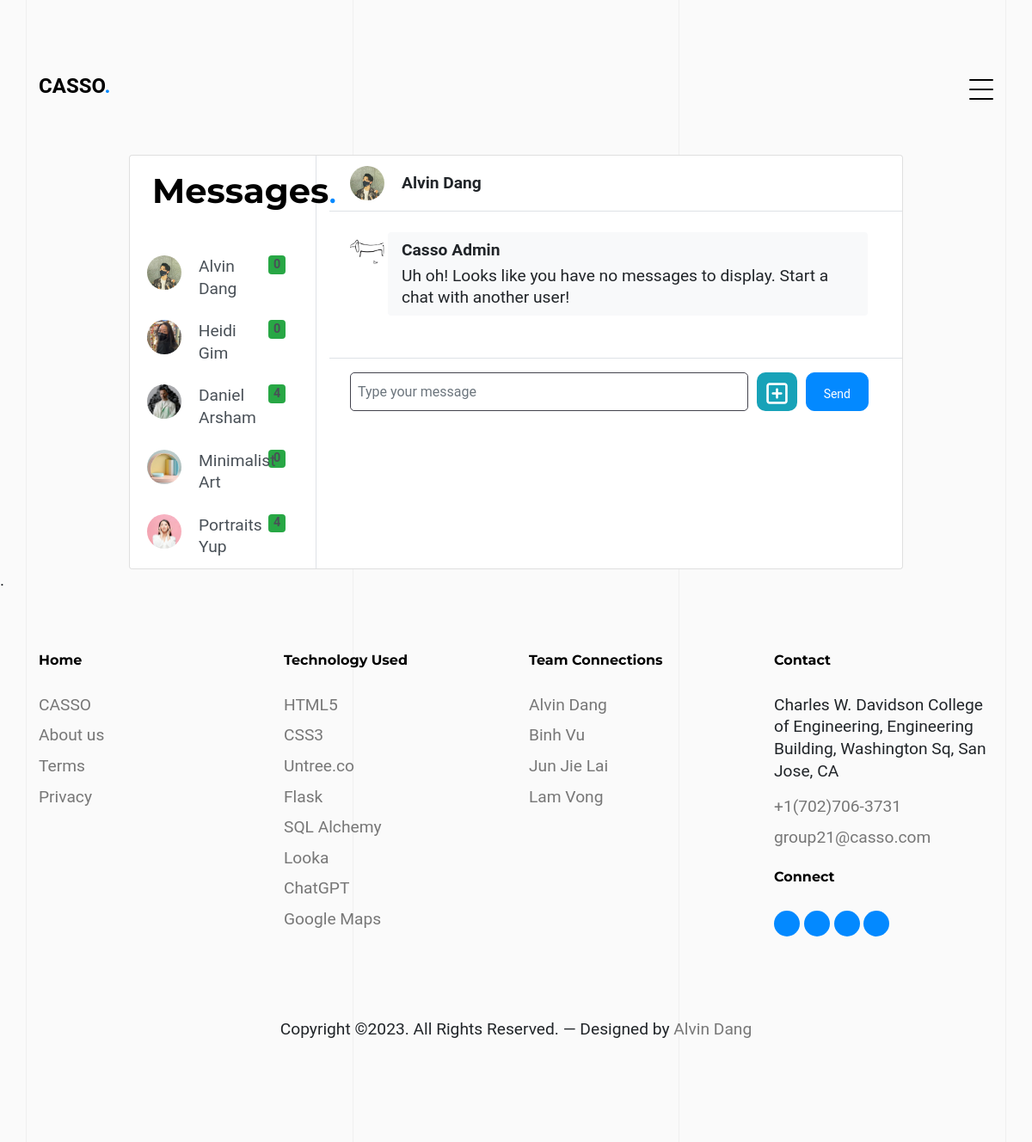
/chat/1 (signed in), run on the app's committed database.
### app/models.py (models this page shows, shortened)
class ChatSession(db.Model):
    id = db.Column(db.Integer, primary_key=True)
    user1_id = db.Column(db.Integer, db.ForeignKey('user.id'), nullable=False)
    user2_id = db.Column(db.Integer, db.ForeignKey('user.id'), nullable=False)
    created_at = db.Column(db.TIMESTAMP, default=db.func.current_timestamp())
    messages = db.relationship('Message', back_populates='chat_session', lazy='dynamic', cascade='all, delete-orphan')

class User(UserMixin, db.Model):
    id = db.Column(db.Integer, primary_key=True)
    full_name = db.Column(db.String(80), nullable=False)
    username = db.Column(db.String(80), unique=True, nullable=False)
    email = db.Column(EmailType, unique=True, nullable=False)
    password = db.Column(db.String(60), nullable=False)
    biography = db.Column(db.String(255))
    profile_picture = db.Column(db.String(255), default='default.jpg')
    def get(user_id):
        return User.query.get(int(user_id))
    posts = db.relationship('Post', backref='user', lazy=True, cascade='all, delete-orphan')
    commission_requests_sent = db.relationship('CommissionRequest',
        foreign_keys='CommissionRequest.sender_id',
        back_populates='sender',
        lazy='dynamic',
        cascade='all, delete-orphan')
    commission_requests_received = db.relationship('CommissionRequest',
        foreign_keys='CommissionRequest.receiver_id',
        back_populates='receiver',
        lazy='dynamic',
        cascade='all, delete-orphan')
    payments_sent = db.relationship('Payment',
        foreign_keys='Payment.payer_id',
        back_populates='payer',
        lazy='dynamic',
        cascade='all, delete-orphan')
    payments_received = db.relationship('Payment',
        foreign_keys='Payment.payee_id',
        back_populates='payee',
        lazy='dynamic',
        cascade='all, delete-orphan')
    messages_sent = db.relationship('Message',
        foreign_keys='Message.sender_id',
        backref='sent_messages',
        lazy='dynamic',
        overlaps="sent_messages",
        cascade='all, delete-orphan')
    messages_received = db.relationship('Message',
        foreign_keys='Message.receiver_id',
        backref='received_messages',
        lazy='dynamic',
        overlaps="received_messages",
        cascade='all, delete-orphan')
    chat_sessions_as_user1 = db.relationship('ChatSession',
        foreign_keys='ChatSession.user1_id',
        backref='user1',
        lazy='dynamic',
        cascade='all, delete-orphan')
    chat_sessions_as_user2 = db.relationship('ChatSession',
        foreign_keys='ChatSession.user2_id',
        backref='user2',
        lazy='dynamic',
        cascade='all, delete-orphan')
    followers = db.relationship('Follow', foreign_keys='Follow.followed_id',
        backref='followed',
        lazy='dynamic',
        cascade='all, delete-orphan')
    following = db.relationship('Follow', foreign_keys='Follow.follower_id',
        backref='follower',
        lazy='dynamic',
        cascade='all, delete-orphan')

### app/routes.py (the view, shortened to what this page needs)
@bp.route('/chat/<int:chat_session_id>', methods=['GET', 'POST'])
@login_required
def chat_session(chat_session_id):
    curr_chat_session = ChatSession.query.get_or_404(chat_session_id)
    user_chat_sessions = ChatSession.query.filter(
        (ChatSession.user1_id == current_user.id) | (ChatSession.user2_id == current_user.id)
    ).all()
    most_recent_chat_session = None
    most_recent_message_time = None
    for chat_session in user_chat_sessions:
        most_recent_message = Message.query.filter_by(chat_session_id=chat_session.id).order_by(Message.created_at.asc()).first()
        if most_recent_message and (most_recent_message_time is None or most_recent_message.created_at > most_recent_message_time):
            most_recent_chat_session = chat_session
            most_recent_message_time = most_recent_message.created_at
    messages = curr_chat_session.messages.order_by(Message.created_at.asc()).all()
    commission_requests = CommissionRequest.query.filter((CommissionRequest.receiver_id == current_user.id) | (CommissionRequest.sender_id == current_user.id)).all()
    for commission_request in commission_requests:
        print(commission_request.id)
    return render_template('chat.html', user_chat_sessions=user_chat_sessions,
            current_chat_session=curr_chat_session, messages=messages,
            commission_requests=commission_requests)

### templates/chat.html (shortened to what this page needs)
{% extends "base.html" %}
{% block content %}
<link rel="stylesheet" href="{{ url_for('static', filename='css/chat.css') }}">
<div class="untree_co-section pb-0">
    <div class="msg-container p-0">
		<div class="card" style="height: 100%;">
			<div class="row g-0" style="height: 100%;">
				<div class="col-12 col-lg-5 col-xl-3 border-right" style="height: 100%;">
					<div style="margin-left: 20px; margin-top: 10px; padding-left: 5px; border: 1px solid white;">
					<h1 class="heading gsap-reveal-hero mb-3"><span class="reveal-wrap"><span class="reveal-content" style="transform: matrix(1, 0, 0, 1, 0, 0);"><strong>Messages</strong><span class="text-primary">.</span></span></span></h1>
					</div>
					<div class="chat-users p-0">
						{% if user_chat_sessions %}
							{% for chat_session in user_chat_sessions %}
								<a href="{{ url_for('main.chat_session', chat_session_id=chat_session.id) }}" class="list-group-item list-group-item-action border-0">
									<div class="badge bg-success float-right">{{ chat_session.messages.count() }}</div>
									<div class="d-flex align-items-start">
										{% if chat_session.user1.id == current_user.id %}
											<img src="{{ url_for('static', filename='images/userPhotos/' + chat_session.user2.profile_picture) }}" class="rounded-circle mr-1" alt="{{ chat_session.user2.full_name }}" width="40" height="40">
											<div class="flex-grow-1 ml-3">
												{{ chat_session.user2.full_name }}
											</div>
										{% else %}
											<img src="{{ url_for('static', filename='images/userPhotos/' + chat_session.user1.profile_picture) }}" class="rounded-circle mr-1" alt="{{ chat_session.user1.full_name }}" width="40" height="40">
											<div class="flex-grow-1 ml-3">
												{{ chat_session.user1.full_name }}
											</div>
										{% endif %}
									</div>
								</a>
							{% endfor %}
						{% endif %}
					</div>
				</div>
				<div class="col-12 col-lg-7 col-xl-9" style="height: 100%;">
					<div class="py-2 px-4 border-bottom d-none d-lg-block">
						{% if current_chat_session %}
							<div class="d-flex align-items-center py-1">
								{% if current_chat_session.user1.id == current_user.id %}
									<div class="position-relative">
										<a href="{{ url_for('main.user', user_id=current_user.id) }}">
											<img src="{{ url_for('static', filename='images/userPhotos/' + current_chat_session.user2.profile_picture) }}"
												class="rounded-circle mr-1" alt="{{ current_chat_session.user2.full_name }}"
												width="40" height="40">
										</a>
									</div>
									<div class="flex-grow-1 pl-3">
										<strong>{{ current_chat_session.user2.full_name }}</strong>
									</div>
								{% endif %}
							</div>
						{% else %}
							<div class="flex-grow-1 pl-3">
								<strong>No current chat session to display.</strong>
								<div class="text-muted small"><em>Start a chat with another user to display!</em></div>
							</div>
						{% endif %}
					</div>
					<div class="position-relative" style="height: 80%;">
						<div id="chat-messages" class="chat-messages p-4" style="height: 100%;">
							{% if messages %}
								{% set ns = namespace(current_date=None, current_profile_picture=None, current_messenger=None) %}
								{% for message in messages %}
									{% if ns.current_date != message.created_at.strftime('%Y-%m-%d') %}
										<div class="text-muted text-center mb-2">
											{{ message.created_at.strftime('%Y-%m-%d') }}
										</div>
										{% set ns.current_date = message.created_at.strftime('%Y-%m-%d') %}
									{% endif %}
									{% if ns.current_profile_picture != message.sender.profile_picture %}
										{% if message.sender_id == current_user.id %}
											<div class="chat-message-right pb-1">
												<a href="{{ url_for('main.user', user_id=current_user.id) }}">
													<img src="{{ url_for('static', filename='images/userPhotos/' + message.sender.profile_picture) }}"
													class="rounded-circle mr-1" alt="{{ message.sender.full_name }}"
													width="40" height="40">
												</a>
												<!--<img src="{{ url_for('static', filename='images/userPhotos/' + message.sender.profile_picture) }}"
													class="rounded-circle mr-1" alt="{{ message.sender.full_name }}"
													width="40" height="40">-->
												<div class="flex-shrink-1 rounded py-2 px-3 mr-3">
													<div class="font-weight-bold mb-1">You</div>
												</div>
											</div>
										{% else %}
											<div class="chat-message-left pb-1">
												<a href="{{ url_for('main.user', user_id=message.sender_id) }}">
													<img src="{{ url_for('static', filename='images/userPhotos/' + message.sender.profile_picture) }}"
													class="rounded-circle mr-1" alt="{{ message.sender.full_name }}"
													width="40" height="40">
												</a>
												<!--<img src="{{ url_for('static', filename='images/userPhotos/' + message.sender.profile_picture) }}"
													class="rounded-circle mr-1" alt="{{ message.sender.full_name }}"
													width="40" height="40">-->
												<div class="flex-shrink-1 rounded py-2 px-3 mr-3">
													<div class="font-weight-bold mb-1">{{ message.sender.full_name }}</div>
												</div>
											</div>
										{% endif %}
										{% set ns.current_profile_picture = message.sender.profile_picture %}
										{% set ns.current_messenger = message.sender.full_name %}
									{% endif %}
									{% if message.sender_id == current_user.id %}
										<div class="chat-message-right">
											<div>
												<!--<img src="{{ url_for('static', filename='images/userPhotos/' + message.sender.profile_picture) }}"
													class="rounded-circle mr-1" alt="{{ message.sender.full_name }}"
													width="40" height="40">-->
												<div class="text-muted small text-nowrap mt-2">{{ message.created_at.strftime('%H:%M') }}</div>
											</div>
											<div class="flex-shrink-1 rounded py-2 px-3 mr-3" style="background-color: #1F8AFF !important; border-radius: 10px !important;">
												<span style="color: white;">{{ message.content }}</span>
												{% if message.file_path %}
													<br>
													<img src="{{ url_for('static', filename='images/userShareables/' + message.file_path) }}" alt="File" width="324" height="324">
													<br>
													<a href="{{ url_for('main.download_file', file_path=message.file_path) }}" download>
														<button id="download-button" type="submit" class="btn btn-accept" style="width: 324px; margin-top: 5px;">Download</button>
													</a>
												{% endif %}
											</div>
										</div>
									{% else %}
										<div class="chat-message-left">
											<div>
												<!--<img src="{{ url_for('static', filename='images/userPhotos/' + message.sender.profile_picture) }}"
													class="rounded-circle mr-1" alt="{{ message.sender.full_name }}"
													width="40" height="40">-->
												<div class="text-muted small text-nowrap mt-2">{{ message.created_at.strftime('%H:%M') }}</div>
											</div>
											<div class="flex-shrink-1 rounded py-2 px-3 mr-3" style="background-color: #d8d8d8 !important; margin-left: 10px !important; border-radius: 10px !important;">
												{{ message.content }}
												{% if message.file_path %}
													<br>
													<img src="{{ url_for('static', filename='images/userShareables/' + message.file_path) }}" alt="File" width="324" height="324">
													<br>
													<a href="{{ url_for('main.download_file', file_path=message.file_path) }}" download>
														<button id="download-button" type="submit" class="btn btn-accept" style="width: 324px; margin-top: 5px;">Download</button>
													</a>
												{% endif %}
											</div>
										</div>
									{% endif %}
								{% endfor %}
							{% else %}
								<div class="chat-message-left pb-4">
									<div>
										<img src="{{ url_for('static', filename='images/dog.jpeg') }}"
											class="rounded-circle mr-1" alt=""
											width="40" height="40">
									</div>
									<div class="flex-shrink-1 bg-light rounded py-2 px-3 mr-3">
										<div class="font-weight-bold mb-1">Casso Admin</div>
										Uh oh! Looks like you have no messages to display. Start a chat with another user!
									</div>
								</div>
							{% endif %}
						</div>
					</div>
					<div class="flex-grow-0 py-3 px-4 border-top" style="height: 100%;">
						{% if current_chat_session %}
							<form method="post" action="{{ url_for('main.chat_session', chat_session_id=current_chat_session.id) }}" enctype="multipart/form-data">
								<div class="input-group" style="width: 100%">
									<input id="message-input" type="text" class="form-control" name="message_input"
										placeholder="Type your message">
									<button id="attach-button" class="btn btn-info" type="button" style="padding-left: 10px;
										padding-right: 10px; margin-right: 10px;">
									</button>
									<button id="send-button" class="btn btn-primary" type="submit">Send</button>
								</div>
							</form>
						{% else %}
							<div class="input-group" style="width: 100%">
								No current chat session to send a message to.
							</div>
						{% endif %}
					</div>
				</div>
			</div>
		</div>
	</div>
</div>
{% endblock %}

### data on the page
ChatSession: messages.count "0", profile_picture (picture), user2.full_name "Alvin Dang"
ChatSession: messages.count "0", profile_picture (picture), user1.full_name "Heidi Gim"
ChatSession: messages.count "4", profile_picture (picture), user1.full_name "Daniel Arsham"
ChatSession: messages.count "0", profile_picture (placeholder picture), user1.full_name "Minimalist Art"
ChatSession: messages.count "4", profile_picture (picture), user1.full_name "Portraits Yup"
User: profile_picture (picture), user2.full_name "Alvin Dang"
